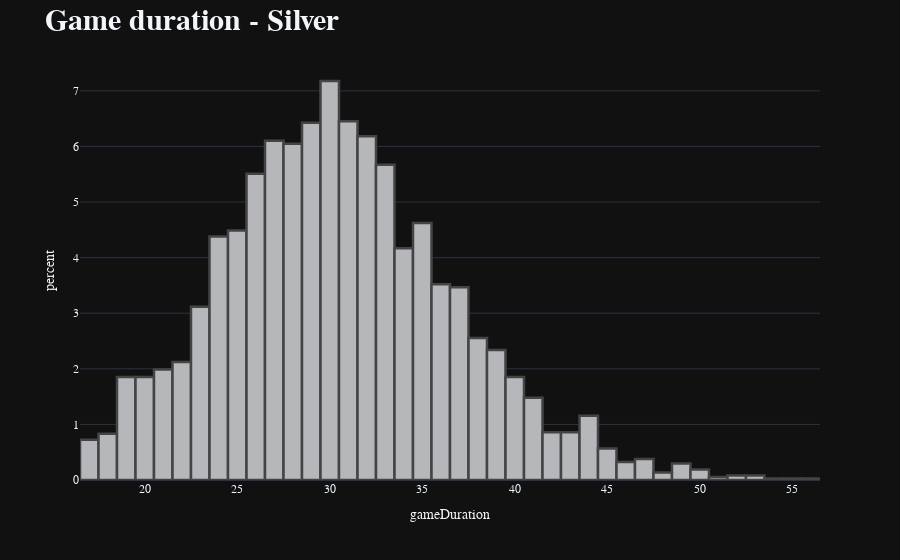

The cell this chart's notebook holds for it:
### Code cell
silver_matches_duration = silver_matches_duration.drop(silver_matches_duration[silver_matches_duration['gameDuration'] >= 60].index)
silver_matches_duration = silver_matches_duration.drop(silver_matches_duration[silver_matches_duration['gameDuration'] <= 16].index)

fig = px.histogram(silver_matches_duration, x = 'gameDuration',
                    histnorm='percent',
                    template = 'plotly_dark',
                   )

fig.update_layout(title='<b>Game duration - Silver<b>', 
                  font_family="Spiegel",
                  titlefont={'size': 30},
                  
                  )

colors = ['#B5B7BB']*60


fig.update_traces(marker_color=colors, marker_line_color=None,
                  marker_line_width=2.5, opacity=None)

fig.show()

print('The average duration is:', (silver_matches_duration['gameDuration'].sum()/len(silver_matches_duration)).round(2))

### Figure 1 — Plotly figure (JSON) as saved in the notebook; plotly's stock layout.template omitted (floating-point values rounded to 4 significant figures; data arrays with more than 128 entries replaced by an {"elided": "..."} marker saying what was removed)
{"data": [{"alignmentgroup": "True", "bingroup": "x", "histnorm": "percent", "hovertemplate": "gameDuration=%{x}<br>percent=%{y}<extra></extra>", "legendgroup": "", "marker": {"color": ["#B5B7BB", "#B5B7BB", "#B5B7BB", "#B5B7BB", "#B5B7BB", "#B5B7BB", "#B5B7BB", "#B5B7BB", "#B5B7BB", "#B5B7BB", "#B5B7BB", "#B5B7BB", "#B5B7BB", "#B5B7BB", "#B5B7BB", "#B5B7BB", "#B5B7BB", "#B5B7BB", "#B5B7BB", "#B5B7BB", "#B5B7BB", "#B5B7BB", "#B5B7BB", "#B5B7BB", "#B5B7BB", "#B5B7BB", "#B5B7BB", "#B5B7BB", "#B5B7BB", "#B5B7BB", "#B5B7BB", "#B5B7BB", "#B5B7BB", "#B5B7BB", "#B5B7BB", "#B5B7BB", "#B5B7BB", "#B5B7BB", "#B5B7BB", "#B5B7BB", "#B5B7BB", "#B5B7BB", "#B5B7BB", "#B5B7BB", "#B5B7BB", "#B5B7BB", "#B5B7BB", "#B5B7BB", "#B5B7BB", "#B5B7BB", "#B5B7BB", "#B5B7BB", "#B5B7BB", "#B5B7BB", "#B5B7BB", "#B5B7BB", "#B5B7BB", "#B5B7BB", "#B5B7BB", "#B5B7BB"], "line": {"width": 2.5}, "pattern": {"shape": ""}}, "name": "", "offsetgroup": "", "orientation": "v", "showlegend": false, "type": "histogram", "x": {"elided": "3720 int values"}, "xaxis": "x", "yaxis": "y"}], "layout": {"barmode": "relative", "font": {"family": "Spiegel"}, "legend": {"tracegroupgap": 0}, "margin": {"t": 60}, "title": {"font": {"size": 30}, "text": "<b>Game duration - Silver<b>"}, "xaxis": {"anchor": "y", "domain": [0, 1], "title": {"text": "gameDuration"}}, "yaxis": {"anchor": "x", "domain": [0, 1], "title": {"text": "percent"}}}}
